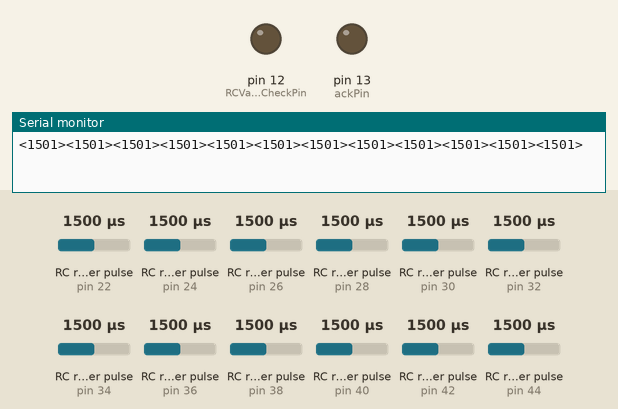
This sketch was run on a simulated Arduino Mega 2560, built with avr-gcc and run on an emulated ATmega2560. On the bench: output pins drawn as LEDs (lit = HIGH), the last lines printed to the serial monitor. Wiring (inferred from the names in the program): 10 × RC receiver channel: data pin 22 / data pin 24 / data pin 26 / data pin 28 / data pin 30 / data pin 32 / data pin 34 / data pin 36 / data pin 38 / data pin 40. Inputs (shaded band) come from the test bench; at power-on: RC receiver pulse (sensors on pin 22, pin 24, pin 26, pin 28, pin 30, pin 32, pin 34, pin 36, pin 38, pin 40, pin 42, pin 44) 1500 µs.

Above: at 0.1 s.
At 1.1 s:
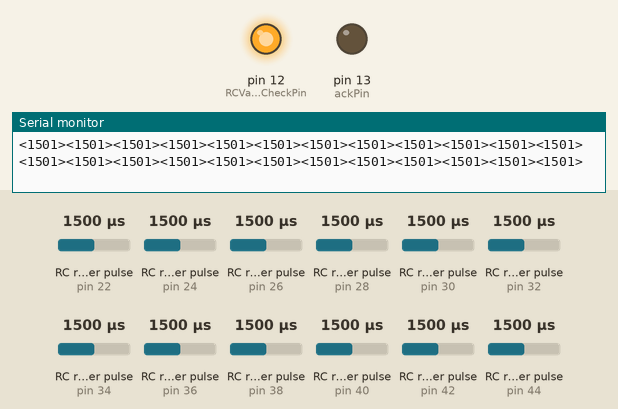
Timing chart, 0 to 2.6 s (numbered marks = the images above):
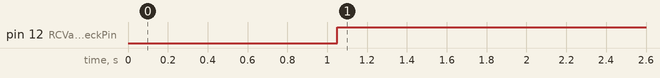

The sketch:

topSide__MEGA_UART_Transmiting.ino
```cpp
/*************************************************************************************
 *Author : Nicky Lam
 *Date : 09 May 2023
 *Description : ROV control by two 6-channel RC Control (Transmitting / TOP side)
 *Hardware : Arduino MEGA
 *Radio Control 1 : 6 Channel (ROV)
 *RC1C1-Sway, RC1C2-Surge, RC1C3-Heave, RC1C4-Yaw, RC1C5-LED, RC1C6-Middle Claw
 *Radio Control 2 : 6 Channel (Manipulator)
 *RC2C1-Right, RC2C2-Right, RC2C3-Left, RC2C4-Left, RC2C5-Right-apply, RC2C6-Left-apply
 *All Channel should be connect properly or disable, pulseIn(open end) drag on the program
 **************************************************************************************
 */
#define RC1Channel1 22   //Sway
#define RC1Channel2 24   //Surge
#define RC1Channel3 26   //Heave
#define RC1Channel4 28   //Yaw
#define RC1Channel5 30   //LED On/Off
#define RC1Channel6 32   //Middle Claw

#define RC2Channel1 34   //Right Manipulator
#define RC2Channel2 36   //Right Manipulator
#define RC2Channel3 38  //Right Manipulator
#define RC2Channel4 40  //Left Manipulator
#define RC2Channel5 42  //Left Manipulator
#define RC2Channel6 44  //Left Manipulator

#define RCValueCheckPin 12    //Data receive from RC value check
#define ackPin 13             //Data package receive from far side acknowledge
const char acknowledge = 'A';

//Data Package Format <RC1C1><RC1C2><RC1C3>..............<RC2C4><RC2C5><RC2C6>+Carriage return+Line Feed
const char startOfNumberDelimiter = '<';
const char endOfNumberDelimiter   = '>';
int RCValue[12];
bool RCValueCheck = false;

void setup() {
  Serial.begin(115200);
  pinMode(RC1Channel1, INPUT);
  pinMode(RC1Channel2, INPUT);
  pinMode(RC1Channel3, INPUT);
  pinMode(RC1Channel4, INPUT);
  pinMode(RC1Channel5, INPUT);
  pinMode(RC1Channel6, INPUT);
  pinMode(RC2Channel1, INPUT);
  pinMode(RC2Channel2, INPUT);
  pinMode(RC2Channel3, INPUT);
  pinMode(RC2Channel4, INPUT);
  pinMode(RC2Channel5, INPUT);
  pinMode(RC2Channel6, INPUT);
  pinMode(RCValueCheckPin, OUTPUT);
  pinMode(ackPin, OUTPUT);
}


void loop() {
  //Reading Cycle
  RCValue[0]=pulseIn(RC1Channel1, HIGH);
  RCValue[1]=pulseIn(RC1Channel2, HIGH);
  RCValue[2]=pulseIn(RC1Channel3, HIGH);
  RCValue[3]=pulseIn(RC1Channel4, HIGH);
  RCValue[4]=pulseIn(RC1Channel5, HIGH);
  RCValue[5]=pulseIn(RC1Channel6, HIGH);
  RCValue[6]=pulseIn(RC2Channel1, HIGH);
  RCValue[7]=pulseIn(RC2Channel2, HIGH);
  RCValue[8]=pulseIn(RC2Channel3, HIGH);
  RCValue[9]=pulseIn(RC2Channel4, HIGH);
  RCValue[10]=pulseIn(RC2Channel5, HIGH);
  RCValue[11]=pulseIn(RC2Channel6, HIGH);
  if (RCValue[0]>0 & RCValue[6]>0){
    RCValueCheck = true;
  } else {
    RCValueCheck = false;
  }


  //Serial Print to UART Cycle
  for (int i=0; i<12; i++){

    Serial.print (startOfNumberDelimiter);    //Open Bracket
    Serial.print (RCValue[i]);                 //RC Value
    Serial.print (endOfNumberDelimiter);      //Close Bracket
  }
    Serial.write(13);         //Carriage Return
    Serial.write(10);         //Line feed
    delay (1000);

  //Radio Control value receive status check
    if (RCValueCheck){
      digitalWrite(RCValueCheckPin, HIGH);
    } else {
      digitalWrite(RCValueCheckPin, LOW);
    }

  //Data package receive status check
    byte c = Serial.read();
    if (c==acknowledge){               //Acknowledge character
      digitalWrite(ackPin, HIGH);
    } else {
      digitalWrite(ackPin, LOW);
    }

}  // end of loop
```

Measured:
- by itself, pin 12 (RCValueCheckPin): LOW → HIGH at 1.1 s
